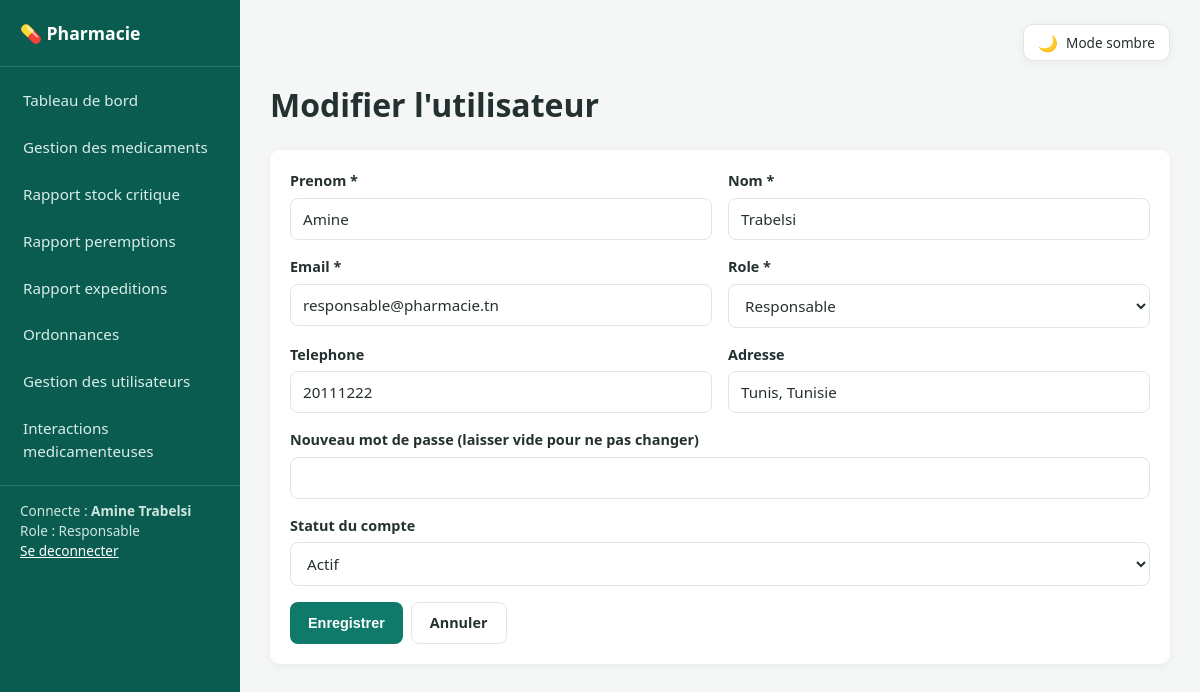
Screenshot of /index.php?c=utilisateur&a=modifier&id=1 (signed in) with the database file from the repository.
### tables this page shows
CREATE TABLE `utilisateurs` (
  `id` int(11) NOT NULL,
  `nom` varchar(100) NOT NULL,
  `prenom` varchar(100) NOT NULL,
  `email` varchar(150) NOT NULL,
  `mot_de_passe` varchar(255) NOT NULL,
  `role` enum('responsable','pharmacien','client') NOT NULL DEFAULT 'client',
  `telephone` varchar(20) DEFAULT NULL,
  `adresse` varchar(255) DEFAULT NULL,
  `actif` tinyint(1) NOT NULL DEFAULT 1,
  `date_creation` timestamp NOT NULL DEFAULT current_timestamp()
);

### core/Controller.php (called while the page is built, shortened)
<?php
abstract class Controller
{
    protected function render(string $view, array $data = [], string $layout = 'layouts/main'): void
    {
        extract($data);
        $viewFile = __DIR__ . '/../views/' . $view . '.php';
        require $viewFile;
    }
}

### controllers/UtilisateurController.php (called while the page is built, shortened)
<?php
require_once __DIR__ . '/../models/Utilisateur.php';
class UtilisateurController extends Controller
{
    private Utilisateur $model;
    public function __construct()
    {
        $this->model = new Utilisateur();
    }
    public function modifier(array $params): void
    {
        $id = (int) ($params['id'] ?? 0);
        $utilisateur = $this->model->findById($id);
        $errors = [];
        $this->render('responsable/utilisateur_form', ['errors' => $errors, 'utilisateur' => $utilisateur]);
    }
}

### core/App.php (called while the page is built, shortened)
<?php
class App
{
    private string $action;
    private array $params;
    public function __construct()
    {
        $this->action         = $_GET['a'] ?? 'login';
        $this->params         = $_GET;
    }
    public function run(): void
    {
        $controller = new $className();
        $controller->{$this->action}($this->params);
    }
}

### public/index.php (called while the page is built, shortened)
<?php
require_once __DIR__ . '/../core/Database.php';
require_once __DIR__ . '/../core/Auth.php';
require_once __DIR__ . '/../core/Controller.php';
require_once __DIR__ . '/../core/App.php';
$app = new App();
$app->run();

### models/Utilisateur.php (called while the page is built, shortened)
<?php
class Utilisateur
{
    private PDO $db;
    public function __construct()
    {
        $this->db = Database::getInstance();
    }
    public function findById(int $id): array|false
    {
        $stmt = $this->db->prepare('SELECT * FROM utilisateurs WHERE id = :id LIMIT 1');
        $stmt->execute(['id' => $id]);
        return $stmt->fetch();
    }
}

### core/Database.php (called while the page is built, shortened)
<?php
class Database
{
    private static ?PDO $instance = null;
    public static function getInstance(): PDO
    {
        if (self::$instance === null) {
            $dsn = 'mysql:host=' . DB_HOST . ';dbname=' . DB_NAME . ';charset=' . DB_CHARSET;
            $options = [
                PDO::ATTR_ERRMODE            => PDO::ERRMODE_EXCEPTION,
                PDO::ATTR_DEFAULT_FETCH_MODE => PDO::FETCH_ASSOC,
                PDO::ATTR_EMULATE_PREPARES   => false,
            ];
            try {
                self::$instance = new PDO($dsn, DB_USER, DB_PASS, $options);
            } catch (PDOException $e) {
                die('Erreur de connexion a la base de donnees : ' . $e->getMessage());
            }
        }
        return self::$instance;
    }
}

### views/responsable/utilisateur_form.php (the view, shortened to what this page needs)
<?php $isEdit = isset($utilisateur['id']); ?>
<h1><?= $isEdit ? 'Modifier l\'utilisateur' : 'Nouvel utilisateur' ?></h1>
<div class="card">
    <form method="POST" action="index.php?c=utilisateur&a=<?= $isEdit ? 'modifier&id=' . $utilisateur['id'] : 'ajouter' ?>" data-validate novalidate>
        <div class="form-row">
            <div class="form-group">
                <label for="prenom">Prenom *</label>
                <input type="text" id="prenom" name="prenom" required value="<?= htmlspecialchars($utilisateur['prenom'] ?? '') ?>">
            </div>
            <div class="form-group">
                <label for="nom">Nom *</label>
                <input type="text" id="nom" name="nom" required value="<?= htmlspecialchars($utilisateur['nom'] ?? '') ?>">
            </div>
        </div>
        <div class="form-row">
            <div class="form-group">
                <label for="email">Email *</label>
                <input type="email" id="email" name="email" required value="<?= htmlspecialchars($utilisateur['email'] ?? '') ?>">
            </div>
            <div class="form-group">
                <label for="role">Role *</label>
                <select id="role" name="role" required>
                    <?php foreach (['responsable' => 'Responsable', 'pharmacien' => 'Pharmacien', 'client' => 'Client'] as $val => $label): ?>
                        <option value="<?= $val ?>" <?= ($utilisateur['role'] ?? '') === $val ? 'selected' : '' ?>><?= $label ?></option>
                    <?php endforeach; ?>
                </select>
            </div>
        </div>
        <div class="form-row">
            <div class="form-group">
                <label for="telephone">Telephone</label>
                <input type="tel" id="telephone" name="telephone" value="<?= htmlspecialchars($utilisateur['telephone'] ?? '') ?>">
            </div>
            <div class="form-group">
                <label for="adresse">Adresse</label>
                <input type="text" id="adresse" name="adresse" value="<?= htmlspecialchars($utilisateur['adresse'] ?? '') ?>">
            </div>
        </div>
        <div class="form-group">
            <label for="mot_de_passe"><?= $isEdit ? 'Nouveau mot de passe (laisser vide pour ne pas changer)' : 'Mot de passe *' ?></label>
            <input type="password" id="mot_de_passe" name="mot_de_passe" <?= $isEdit ? '' : 'required' ?> data-min-length="6">
        </div>
        <?php if ($isEdit): ?>
            <div class="form-group">
                <label for="actif">Statut du compte</label>
                <select id="actif" name="actif">
                    <option value="1" <?= ($utilisateur['actif'] ?? 1) ? 'selected' : '' ?>>Actif</option>
                </select>
            </div>
        <?php endif; ?>
        <div class="actions">
            <button type="submit" class="btn btn-primary"><?= $isEdit ? 'Enregistrer' : 'Creer le compte' ?></button>
            <a class="btn btn-outline" href="index.php?c=utilisateur&a=index">Annuler</a>
        </div>
    </form>
</div>

### public/assets/css/style.css (style rules this page uses)
:root { --color-primary: #0f7a6a; --color-primary-dark: #0b5c50; --color-accent: #2f8fd6; --color-danger: #d1453b; --color-warning: #e0a020; --color-success: #2f9e5c; --color-bg: #f4f7f6; --color-surface: #ffffff; --color-border: #e1e6e5; --color-text: #253131; --color-text-muted: #667070; --radius: 10px; --shadow: 0 2px 10px rgba(15, 40, 35, 0.06); --sidebar-width: 240px; --color-th-bg: #eef4f2; --color-row-hover: #fafcfb; --color-input-bg: #ffffff; --color-heading-accent: #0b5c50; --color-sidebar-bg: #0b5c50; --tone-attente-bg: #fdf1da; --tone-attente-fg: #8a5a08; --tone-validee-bg: #dff3e6; --tone-validee-fg: #1c6b3f; --tone-refusee-bg: #fbe2e0; --tone-refusee-fg: #a3241d; --tone-faible-bg: #eef2fb; --tone-faible-fg: #33528f; --interaction-bg: #fdeceb; --interaction-border: #f0c1bd; }
* { box-sizing: border-box; }
body { margin: 0; font-family: "Segoe UI", Roboto, Helvetica, Arial, sans-serif; background: var(--color-bg); color: var(--color-text); line-height: 1.5; }
a { color: var(--color-primary); text-decoration: none; }
h1, h2, h3 { font-weight: 600; margin-top: 0; }
.card { background: var(--color-surface); border-radius: var(--radius); box-shadow: var(--shadow); padding: 20px; margin-bottom: 20px; }
.form-group { margin-bottom: 16px; }
.form-group label { display: block; margin-bottom: 6px; font-weight: 600; font-size: 0.9rem; }
input[type=text], input[type=email], input[type=password], input[type=number], input[type=date], input[type=tel], select, textarea { width: 100%; padding: 10px 12px; border: 1px solid var(--color-border); border-radius: 8px; font-size: 0.95rem; font-family: inherit; background: var(--color-input-bg); color: var(--color-text); }
.form-row { display: flex; gap: 16px; flex-wrap: wrap; }
.form-row .form-group { flex: 1; min-width: 200px; }
.btn { display: inline-block; padding: 9px 18px; border-radius: 8px; border: none; cursor: pointer; font-size: 0.9rem; font-weight: 600; text-align: center; }
.btn-primary { background: var(--color-primary); color: #fff; }
.btn-outline { background: transparent; border: 1px solid var(--color-border); color: var(--color-text); }
.actions { display: flex; gap: 8px; flex-wrap: wrap; }
body, .sidebar, .card, .stat-card, .filter-bar, .auth-card, table th, input, select, textarea { transition: background-color 0.28s ease, color 0.28s ease, border-color 0.28s ease; }
.main-content > h1 { animation: fadeUp 0.34s ease-out both; }
.main-content > .card, .main-content > .filter-bar, .main-content > .stats-grid, .main-content > .actions, .main-content > .table-wrap { animation: fadeUp 0.4s ease-out both; animation-delay: 0.05s; }
.main-content > *:nth-child(3) { animation-delay: 0.08s; }
.main-content > *:nth-child(4) { animation-delay: 0.12s; }
.btn { transition: transform 0.14s ease, box-shadow 0.14s ease, opacity 0.14s ease; }
.card { transition: box-shadow 0.2s ease, background-color 0.28s ease, border-color 0.28s ease; }
.form-group input, .form-group select, .form-group textarea { transition: border-color 0.16s ease, box-shadow 0.16s ease, background-color 0.28s ease, color 0.28s ease; }

### rows the page displays
utilisateurs: prenom "Amine", nom "Trabelsi", email "responsable@pharmacie.tn", role "Responsable", telephone "20111222", adresse "Tunis, Tunisie", actif "Actif"

### other values shown
Auth::fullName() "Amine Trabelsi"
Auth::role() "Responsable"
